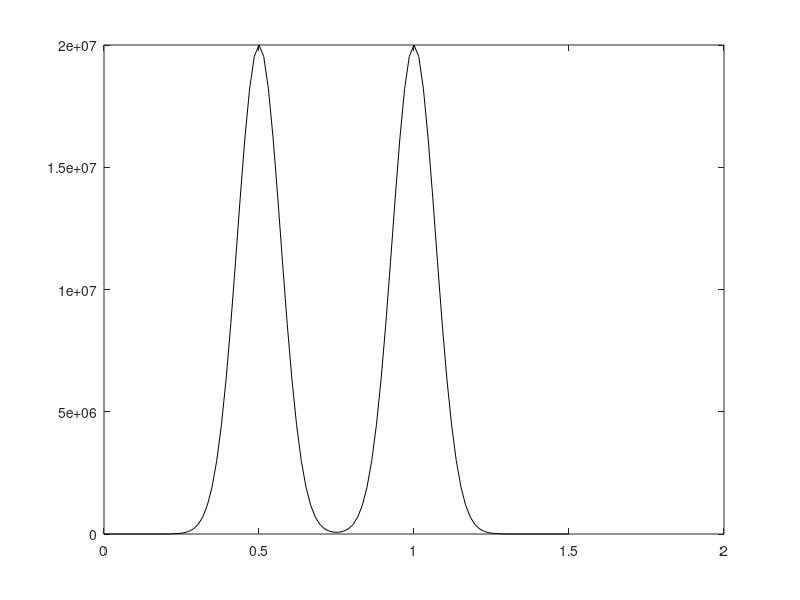

Write MATLAB code to recreate this figure. (Note: this script raises an error after producing the figure.)
% Test forward solution method:
% =========================================================================

clear all
close all
clc

% Computation flags:
% =========================================================================
saveFlag = 1;
fileName = 'forwardSol_1.mat';

% Create input heat flux field:
% =========================================================================
% Geometry:
Lx       = 90E-3;
Ly       = 90E-3;

% Characteristic value for input field f:
q_star   = 20E6;
q_0      = 0;

% Information on input field data:
I        = 300;
J        = 300;
R        = 100;

% Simulation time:
t_end   = 1.5;

% Gaussian function:
g = @(x,mean_x,sigma_x) exp(-0.5*((x - mean_x)/sigma_x).^2);

% Coordinates:
t = linspace(0,1,R)'*t_end;
x = linspace(-0.5,0.5,J)'*Lx;
y = linspace(-0.5,0.5,I)'*Ly;

% Spreads:
sigma_x = 27.5E-3;
sigma_y = 27.5E-3;
sigma_t = 0.07;

% Mean locations:
mean_x = 0;
mean_y = 0;
mean_t = 0.5;

% Create profiles:
gx = g(x,mean_x,sigma_x);
gy = g(y,mean_y,sigma_y);
gt = g(t,mean_t,sigma_t);
gt2 = g(t,mean_t + 0.5,sigma_t);

% Assemble heat flux field:
for r = 1:R
    q.f(:,:,r) = (gx*gy').*(gt(r) + gt2(r))*q_star + q_0;
end
q.x = x;
q.y = y;
q.t = t;

figure('color','w')
nI = round(I/2);
nJ = round(J/2);
plot(q.t,permute(q.f(nI,nJ,:),[3,1,2]),'k')

% Define input field:
% =========================================================================
inputField = q;

% Define simulation parameters:
% =========================================================================
% Material properties:
params.material = 'W';
params.kt       = 134;
params.rho      = 19300; 
params.cp       = 134;

% Geometry:
params.Lx       = max(inputField.x)*2;
params.Ly       = max(inputField.y)*2;
params.Lz       = 3E-3;

% Characteristic value for input field f:
params.f_star   = 20E6;
params.f_0      = 0;

% Initial condition for output field:
params.T_0      = 300; 

% Information on input field data:
params.I        = size(inputField.f,1);
params.J        = size(inputField.f,2);
params.R        = size(inputField.f,3);
params.solType  = 'forward';

% Position where temperature and heat flux fields are located:
params.z_q     = 0;
params.z_T     = params.Lz;

% Simulation time:
params.t_start = inputField.t(1);
params.t_end   = inputField.t(end);

% Fourier-cosine modes:
params.M        = 50;
params.N        = 50;
params.L        = 100;

% Solve problem:
% =========================================================================
t0 = tic;
disp('Calculating solution ...')

[params,inputField_norm,outputField_norm] = Slab3dTransientThermalModel(params,inputField);

t1 = toc(t0);
disp(['Solution computed in ', num2str(t1),' seconds'])

% Save data:
% =========================================================================
if saveFlag
    % Assemble dataset:
    fwdSol.inputField_norm  = inputField_norm;
    fwdSol.outputField_norm = outputField_norm;
    fwdSol.params           = params;
   
    % Save dataset:
    disp('Saving data ...')
    save(fileName,'fwdSol')
    disp('Saving data completed !')
end

%% Plot data:
% =========================================================================

% Extract data from solution:
T_backSurface = permute(outputField_norm.f_IJR(nI,nJ,:),[3,1,2])*params.T_star;
t_backSurface = outputField_norm.t;

% Plot temperature:
figure('color','w')
plot(t_backSurface,T_backSurface,'k')
ylim([0,800])
xlim([0,params.t_end])
box on
grid on
